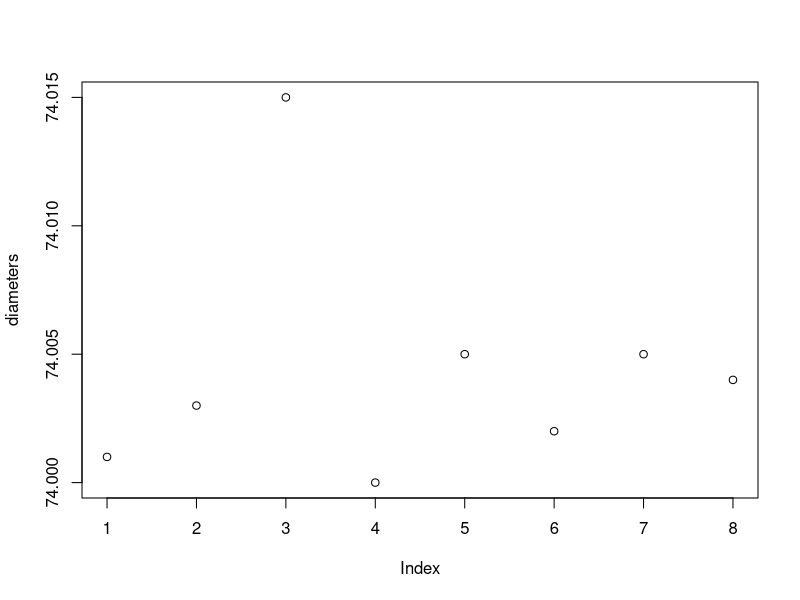

Recreate this plot in R.
diameters <- c(74.001, 74.003, 74.015, 74, 74.005, 74.002, 74.005, 74.004)

mean(diameters)
sd(diameters)

plot(diameters)
